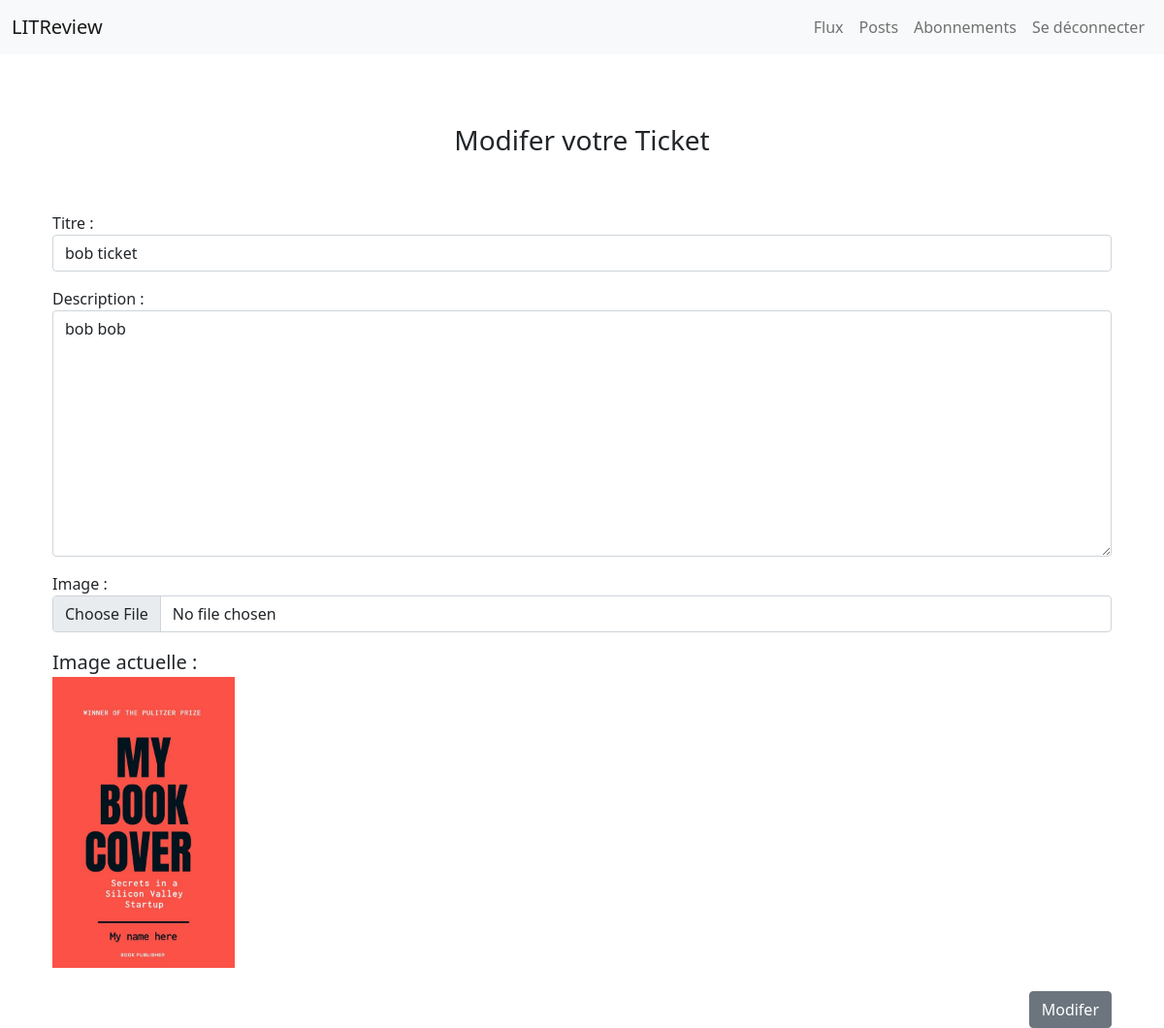
/update_ticket/17 (signed in), run on the app's committed database.
### main/models.py (models this page shows, shortened)
class Ticket(models.Model):
    title = models.CharField(max_length=128)
    description = models.TextField(max_length=2048, blank=True)
    user = models.ForeignKey(to=settings.AUTH_USER_MODEL, on_delete=models.CASCADE)
    image = models.ImageField(null=True, blank=True, upload_to="images/")
    time_created = models.DateTimeField(auto_now_add=True)

### main/views.py (the view)
# urls.py: path("update_ticket/<ticket_id>", views.update_ticket, name="update_ticket"),
@login_required
def update_ticket(request, ticket_id):
    ticket = Ticket.objects.get(pk=ticket_id)
    form = TicketCreationForm(
        request.POST or None, request.FILES or None, instance=ticket
    )
    if form.is_valid():
        form.save()
        messages.success(request, ("Ticket modifié avec succès"))
        return redirect("my_posts")
    return render(
        request,
        "main/update_ticket.html",
        {
            "ticket": ticket,
            "form": form,
        },
    )

### main/forms.py
class TicketCreationForm(ModelForm):
    class Meta:
        model = Ticket
        fields = ("title", "description", "image")
        labels = {
            "title": "Titre",
        }
        widgets = {
            "title": forms.TextInput(attrs={"class": "form-control"}),
            "description": forms.Textarea(attrs={"class": "form-control"}),
            "image": forms.FileInput(
                attrs={"class": "form-control", "buttonText": "Your label here."}
            ),
        }

### main/templates/main/update_ticket.html (shortened to what this page needs)
{% extends 'main/base.html' %}
{% block content %}
    <br><br>
    <h5 class="text-center fs-3 ">Modifer votre Ticket</h5>
    <br><br>
    <form action="{% url 'update_ticket' ticket.id %}" method="POST" enctype="multipart/form-data">
        {{ form.as_p }}
        {% if ticket.image %}
        <div class="fs-5"> Image actuelle :</div>
        <img src="{{ticket.image.url}}" style="height: 300px" alt="...">
        {%endif%}
        <br><br>
        <div class="d-flex justify-content-md-end">
            <input type="submit" value="Modifer" class="btn btn-secondary ">
        </div>
    </form>
</div>
{% endblock %}

### data on the page
Ticket: title "bob ticket", description "bob bob", image (picture)
